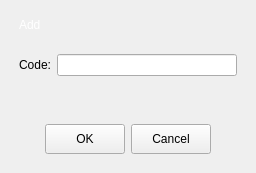
<?xml version="1.0" encoding="UTF-8"?>
<ui version="4.0">
 <class>AddStock</class>
 <widget class="QDialog" name="AddStock">
  <property name="geometry">
   <rect>
    <x>0</x>
    <y>0</y>
    <width>256</width>
    <height>173</height>
   </rect>
  </property>
  <property name="windowTitle">
   <string>Dialog</string>
  </property>
  <layout class="QVBoxLayout" name="verticalLayout_2">
   <property name="leftMargin">
    <number>10</number>
   </property>
   <property name="topMargin">
    <number>10</number>
   </property>
   <property name="rightMargin">
    <number>10</number>
   </property>
   <property name="bottomMargin">
    <number>10</number>
   </property>
   <item>
    <widget class="QWidget" name="widget_title" native="true">
     <layout class="QHBoxLayout" name="horizontalLayout_3">
      <property name="topMargin">
       <number>5</number>
      </property>
      <property name="bottomMargin">
       <number>5</number>
      </property>
      <item>
       <widget class="QLabel" name="label_title">
        <property name="styleSheet">
         <string notr="true">color: rgb(255, 255, 255);</string>
        </property>
        <property name="text">
         <string>Add</string>
        </property>
       </widget>
      </item>
      <item>
       <widget class="QToolButton" name="toolButton_close">
        <property name="styleSheet">
         <string notr="true">QToolButton
{
	border: 0px;
	image: url(:/image/close_dark.png);
}
QToolButton:hover
{
	image: url(:/image/close.png);
}
QToolButton:pressed
{
	image: url(:/image/close_dark.png);
}</string>
        </property>
        <property name="text">
         <string/>
        </property>
       </widget>
      </item>
     </layout>
    </widget>
   </item>
   <item>
    <widget class="QWidget" name="widget_content" native="true">
     <layout class="QVBoxLayout" name="verticalLayout">
      <item>
       <layout class="QHBoxLayout" name="horizontalLayout_2">
        <item>
         <widget class="QLabel" name="label">
          <property name="text">
           <string>Code:</string>
          </property>
         </widget>
        </item>
        <item>
         <widget class="QLineEdit" name="lineEdit_code">
          <property name="clearButtonEnabled">
           <bool>true</bool>
          </property>
         </widget>
        </item>
       </layout>
      </item>
      <item>
       <spacer name="verticalSpacer">
        <property name="orientation">
         <enum>Qt::Vertical</enum>
        </property>
        <property name="sizeHint" stdset="0">
         <size>
          <width>20</width>
          <height>31</height>
         </size>
        </property>
       </spacer>
      </item>
      <item>
       <layout class="QHBoxLayout" name="horizontalLayout">
        <item>
         <spacer name="horizontalSpacer">
          <property name="orientation">
           <enum>Qt::Horizontal</enum>
          </property>
          <property name="sizeHint" stdset="0">
           <size>
            <width>40</width>
            <height>20</height>
           </size>
          </property>
         </spacer>
        </item>
        <item>
         <widget class="RoundedButton" name="toolButton_ok">
          <property name="minimumSize">
           <size>
            <width>80</width>
            <height>30</height>
           </size>
          </property>
          <property name="text">
           <string>OK</string>
          </property>
         </widget>
        </item>
        <item>
         <widget class="RoundedButton" name="toolButton_cancel">
          <property name="minimumSize">
           <size>
            <width>80</width>
            <height>30</height>
           </size>
          </property>
          <property name="text">
           <string>Cancel</string>
          </property>
         </widget>
        </item>
        <item>
         <spacer name="horizontalSpacer_2">
          <property name="orientation">
           <enum>Qt::Horizontal</enum>
          </property>
          <property name="sizeHint" stdset="0">
           <size>
            <width>40</width>
            <height>20</height>
           </size>
          </property>
         </spacer>
        </item>
       </layout>
      </item>
     </layout>
    </widget>
   </item>
  </layout>
 </widget>
 <customwidgets>
  <customwidget>
   <class>RoundedButton</class>
   <extends>QToolButton</extends>
   <header>roundedbutton.h</header>
  </customwidget>
 </customwidgets>
 <tabstops>
  <tabstop>lineEdit_code</tabstop>
  <tabstop>toolButton_ok</tabstop>
  <tabstop>toolButton_cancel</tabstop>
  <tabstop>toolButton_close</tabstop>
 </tabstops>
 <resources/>
 <connections/>
</ui>
